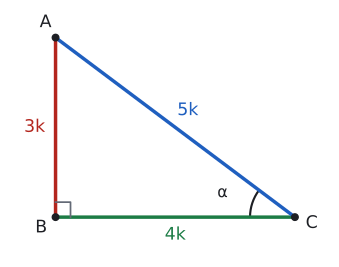

Source code (Python):
import sys; sys.path.insert(0, "tools")
from cizim import *

def P(x, y): return np.array([x, y], float)
def uz(A, B): return float(np.linalg.norm(A - B))
def olc(K, A, B):
    u, v = A - K, B - K
    return round(float(np.degrees(np.arccos(np.dot(u, v) / np.linalg.norm(u) / np.linalg.norm(v)))), 3)
def kenar(ax, A, B, metin, G, d=0.4, renk=YAZI, fs=13):
    """[AB] kenarının ortasına, G noktasından uzak tarafa etiket."""
    M = (A + B) / 2; t = (B - A) / uz(A, B); n = np.array([-t[1], t[0]])
    if np.dot(n, M - G) < 0: n = -n
    ax.text(*(M + d * n), metin, ha="center", va="center", color=renk, fontsize=fs)
def dik(ax, K, A, B, s=0.3):
    """K köşesinde dik açı işareti."""
    u = (A - K) / uz(A, K) * s; v = (B - K) / uz(B, K) * s
    ax.plot(*zip(K + u, K + u + v, K + v), color=SOLUK, lw=1.3)
def ad(ax, K, metin, G, d=0.4, renk=YAZI):
    """Köşe adını G'den uzak tarafa yazar."""
    n = (K - G) / uz(K, G); ax.plot(*K, "o", color=renk, markersize=5, zorder=5)
    ax.text(*(K + d * n), metin, ha="center", va="center", color=renk, fontsize=13)

# Ders, bölüm 2: tan α = 3/4. Dik kenarlar 3k ve 4k, hipotenüs 5k (burada k = 1 birim çizildi).
B, C, A = P(0, 0), P(4, 0), P(0, 3); G = (A + B + C) / 3
print("AB", uz(A, B), "BC", uz(B, C), "AC", uz(A, C), "B", olc(B, A, C))
fig, ax = sekil(4.6, 3.4); ax.set_aspect("equal"); ax.axis("off")
ax.plot(*zip(A, B), color=KIRMIZI, lw=2.6); ax.plot(*zip(B, C), color=YESIL, lw=2.6); ax.plot(*zip(A, C), color=MAVI, lw=2.6)
dik(ax, B, A, C, s=0.25)
aci(ax, C, B, A, r=0.75, ad="α", renk=YAZI)
ad(ax, A, "A", G, d=0.3); ad(ax, B, "B", G, d=0.3); ad(ax, C, "C", G, d=0.3)
kenar(ax, A, B, "3k", G, d=0.35, renk=KIRMIZI); kenar(ax, B, C, "4k", G, d=0.3, renk=YESIL)
kenar(ax, A, C, "5k", G, d=0.35, renk=MAVI)
ax.set_xlim(-0.8, 4.6); ax.set_ylim(-0.7, 3.5)
kaydet(fig, __file__)
